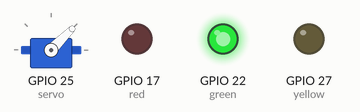
The program below on a simulated Raspberry Pi (BCM pin numbers). On the bench: servo, output pins drawn as LEDs (lit = HIGH). Servo angles are drawn from the pulse width (0.5 ms = 0°, 2.5 ms = 180°).

Above: at 0.05 s.
At 6.0 s:
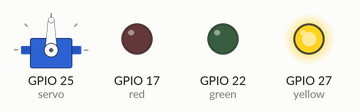
At 11.95 s:
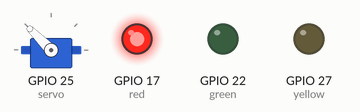
Timing chart, 0 to 15.6 s (numbered marks = the images above):
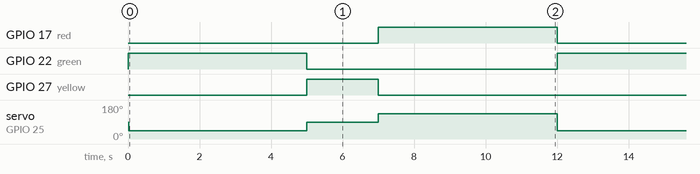

The program:

materi5.py
```python
from gpiozero import LED, Servo
from time import sleep

# Inisialisasi LED untuk lampu lalu lintas
red = LED(17)    # LED merah
yellow = LED(27) # LED kuning
green = LED(22)  # LED hijau

# Inisialisasi Servo
servo = Servo(25)

try:
    while True:
        # Lampu hijau menyala dan gerbang terbuka
        green.on()
        yellow.off()
        red.off()
        servo.min()  # Gerbang terbuka
        sleep(5)  # Hijau menyala selama 5 detik

        # Lampu kuning menyala dan gerbang setengah terbuka
        green.off()
        yellow.on()
        red.off()
        servo.mid()  # Gerbang setengah terbuka
        sleep(2)  # Kuning menyala selama 2 detik

        # Lampu merah menyala dan gerbang tertutup
        green.off()
        yellow.off()
        red.on()
        servo.max()  # Gerbang tertutup
        sleep(5)  # Merah menyala selama 5 detik

except KeyboardInterrupt:
    print("Program stopped")
    red.off()
    yellow.off()
    green.off()
    servo.value = None  # Matikan servo
```

Measured:
- by itself, GPIO 17 (red), GPIO 22 (green): alternates HIGH for 5.0 s and LOW for 7.0 s
- by itself, GPIO 27 (yellow): alternates HIGH for 2.0 s and LOW for 10.0 s
- by itself, servo on GPIO 25 (servo): repeats every 12.0 s: 90° 2.0 s, 135° 5.0 s, 45° 5.0 s
